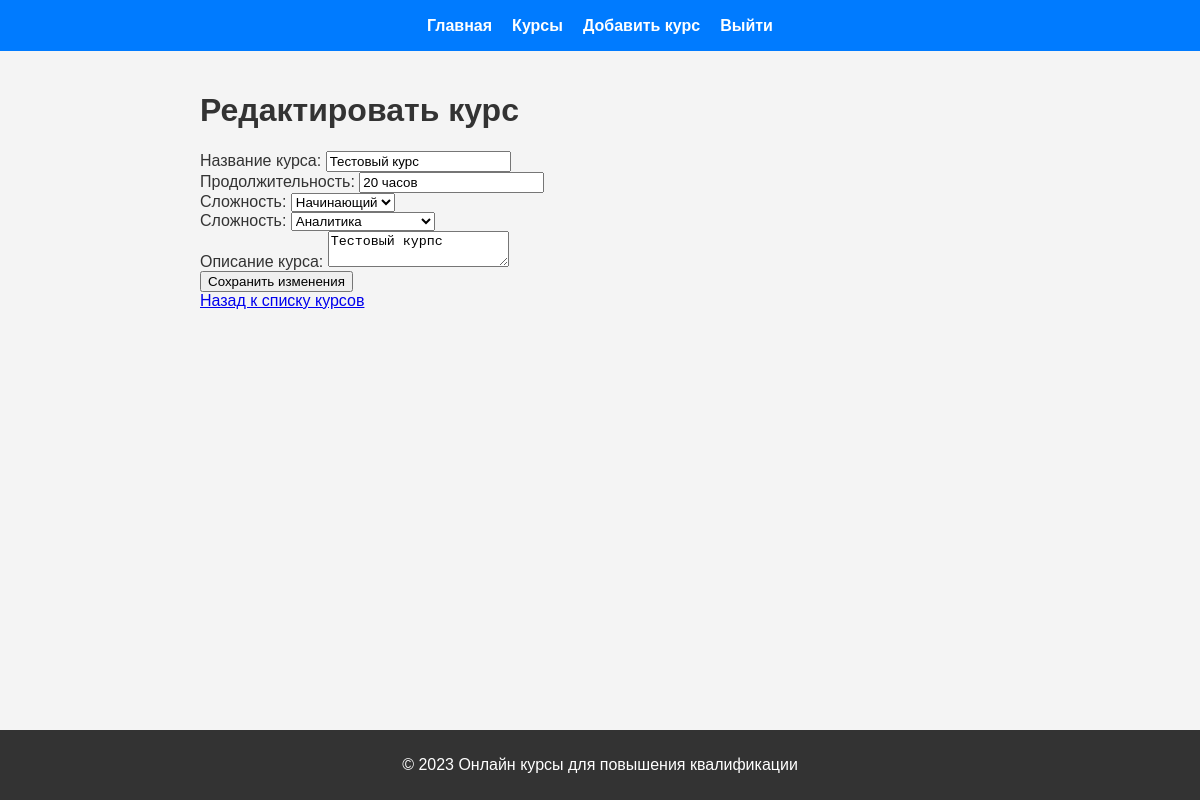
/edit_course/4 (signed in), run on the app's committed database.
### tables this page shows
CREATE TABLE courses (
    id INTEGER PRIMARY KEY AUTOINCREMENT,
    title TEXT NOT NULL,
    duration TEXT NOT NULL,
    difficulty TEXT NOT NULL,
    description TEXT
, category);

### main.py (the view)
@app.route('/edit_course/<int:course_id>', methods=['GET'])
def show_edit_course_form(course_id):
    if 'user_id' not in session or session.get('role') != 'admin':
        flash('Доступ запрещен. Только администраторы могут редактировать курсы.', 'error')
        return redirect(url_for('show_courses'))
    course = get_course_by_id(course_id)
    if course:
        return render_template('edit_course.html', course=course)
    return "Курс не найден", 404

### main.py (called while the page is built)
def get_course_by_id(course_id):
    conn = sqlite3.connect('courses.db')
    cursor = conn.cursor()
    cursor.execute('SELECT * FROM courses WHERE id = ?', (course_id,))
    course = cursor.fetchone()  # Получаем одну запись
    conn.close()
    return course

### templates/edit_course.html (shortened to what this page needs)
{% extends "base.html" %}
{% block content %}
<h1>Редактировать курс</h1>
<form method="POST" action="{{ url_for('edit_course', course_id=course[0]) }}">
    <div>
        <label for="title">Название курса:</label>
        <input type="text" id="title" name="title" value="{{ course[1] }}" required>
    </div>
    <div>
        <label for="duration">Продолжительность:</label>
        <input type="text" id="duration" name="duration" value="{{ course[2] }}" required>
    </div>
    <div>
        <label for="difficulty">Сложность:</label>
        <select id="difficulty" name="difficulty" required>
            <option value="Начинающий" {% if course[3] == "Начинающий" %} selected {% endif %}>Начинающий</option>
        </select>
    </div>
    <div>
        <label for="category">Сложность:</label>
        <select id="category" name="category" required>
            <option value="Аналитика" {% if course[5] == "Аналитика" %} selected {% endif %}>Аналитика</option>
        </select>
    </div>
    <div>
        <label for="description">Описание курса:</label>
        <textarea id="description" name="description" required>{{ course[4] }}</textarea>
    </div>
    <div>
        <button type="submit">Сохранить изменения</button>
    </div>
</form>
<a href="{{ url_for('show_courses') }}">Назад к списку курсов</a>
{% endblock %}

### static/css/styles.css (style rules this page uses)
body { font-family: Arial, sans-serif; margin: 0; padding: 0; background-color: #f4f4f4; color: #333; }

### data on the page
courses: title "Тестовый курс", duration "20 часов", difficulty "Начинающий", category "Аналитика", description "Тестовый курпс"
